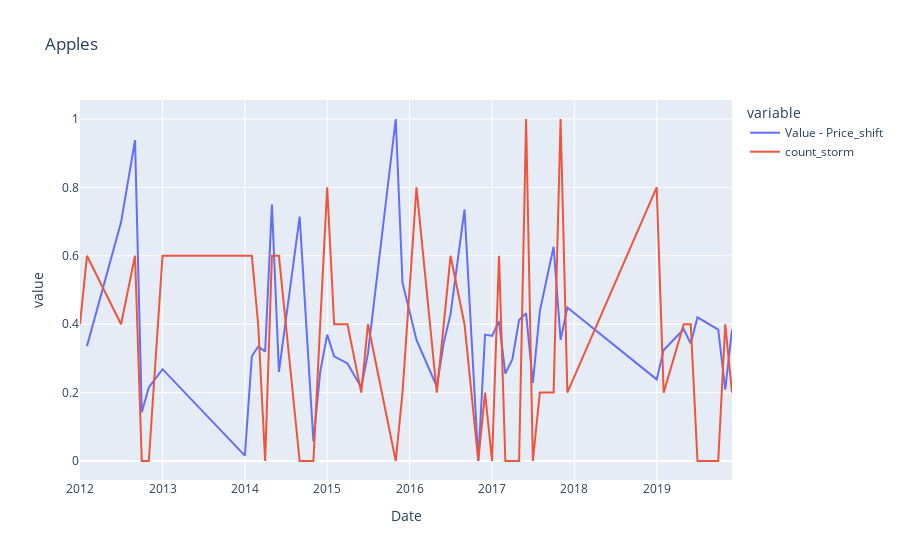
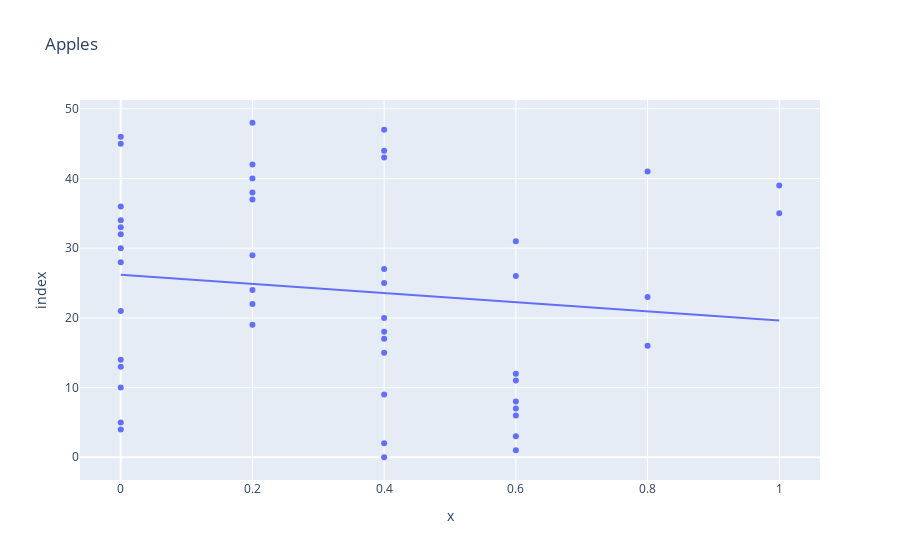
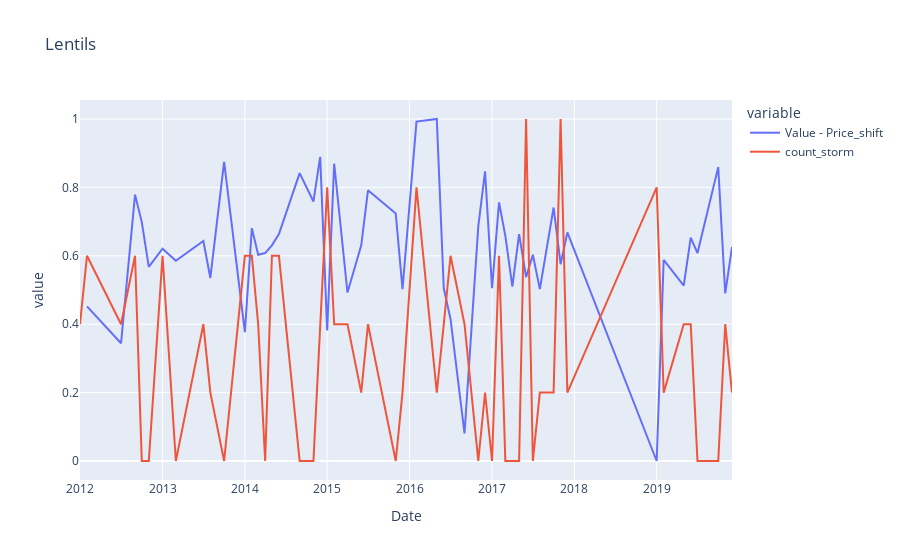
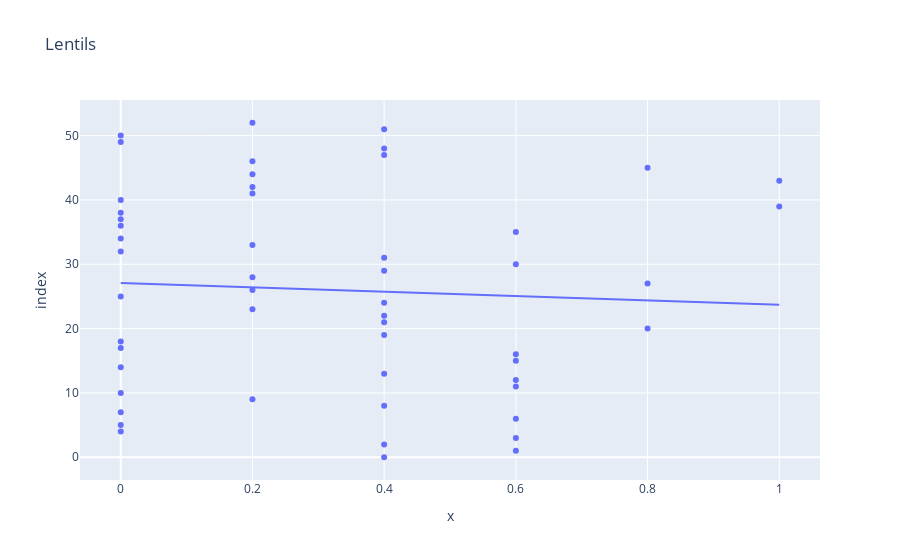

The notebook cell these images were saved under, in order:
### Code cell
all_crop_names = ['Apples','Lentils', 'Wheat', 'Peas, dry', 'Peas, green', 'Pumpkins, squash and gourds', 'Sunflower seed', 'Tangerines, mandarins, clementines, satsumas', 'Cauliflowers and broccoli']
for crop in all_crop_names:
    f1, f2, pv = find_for_crop(crop, data, storm_data)
    f1.show()
    f2.show()
    print(pv, end="\n\n")

### Figure 1 — Plotly figure (JSON) as saved in the notebook; plotly's stock layout.template omitted (floating-point values rounded to 4 significant figures)
{"data": [{"hovertemplate": "variable=Value - Price_shift<br>Date=%{x}<br>value=%{y}<extra></extra>", "legendgroup": "Value - Price_shift", "line": {"color": "#636efa", "dash": "solid"}, "marker": {"symbol": "circle"}, "mode": "lines", "name": "Value - Price_shift", "orientation": "v", "showlegend": true, "type": "scatter", "x": ["2012-01-01T00:00:00", "2012-02-01T00:00:00", "2012-07-01T00:00:00", "2012-09-01T00:00:00", "2012-10-01T00:00:00", "2012-11-01T00:00:00", "2013-01-01T00:00:00", "2014-01-01T00:00:00", "2014-02-01T00:00:00", "2014-03-01T00:00:00", "2014-04-01T00:00:00", "2014-05-01T00:00:00", "2014-06-01T00:00:00", "2014-09-01T00:00:00", "2014-11-01T00:00:00", "2014-12-01T00:00:00", "2015-01-01T00:00:00", "2015-02-01T00:00:00", "2015-04-01T00:00:00", "2015-06-01T00:00:00", "2015-07-01T00:00:00", "2015-11-01T00:00:00", "2015-12-01T00:00:00", "2016-02-01T00:00:00", "2016-05-01T00:00:00", "2016-06-01T00:00:00", "2016-07-01T00:00:00", "2016-09-01T00:00:00", "2016-11-01T00:00:00", "2016-12-01T00:00:00", "2017-01-01T00:00:00", "2017-02-01T00:00:00", "2017-03-01T00:00:00", "2017-04-01T00:00:00", "2017-05-01T00:00:00", "2017-06-01T00:00:00", "2017-07-01T00:00:00", "2017-08-01T00:00:00", "2017-10-01T00:00:00", "2017-11-01T00:00:00", "2017-12-01T00:00:00", "2019-01-01T00:00:00", "2019-02-01T00:00:00", "2019-05-01T00:00:00", "2019-06-01T00:00:00", "2019-07-01T00:00:00", "2019-10-01T00:00:00", "2019-11-01T00:00:00", "2019-12-01T00:00:00"], "xaxis": "x", "y": [null, 0.3359, 0.6978, 0.9377, 0.1427, 0.2153, 0.2685, 0.01556, 0.3061, 0.3346, 0.3204, 0.7497, 0.2607, 0.7147, 0.05707, 0.2607, 0.3696, 0.3061, 0.2853, 0.2153, 0.3152, 1, 0.5214, 0.3541, 0.2179, 0.3463, 0.4293, 0.7354, 0, 0.3696, 0.3658, 0.4086, 0.2555, 0.297, 0.4125, 0.4319, 0.2283, 0.4384, 0.6265, 0.3541, 0.4488, 0.2387, 0.3243, 0.3852, 0.3437, 0.4202, 0.3839, 0.2088, 0.3839], "yaxis": "y"}, {"hovertemplate": "variable=count_storm<br>Date=%{x}<br>value=%{y}<extra></extra>", "legendgroup": "count_storm", "line": {"color": "#EF553B", "dash": "solid"}, "marker": {"symbol": "circle"}, "mode": "lines", "name": "count_storm", "orientation": "v", "showlegend": true, "type": "scatter", "x": ["2012-01-01T00:00:00", "2012-02-01T00:00:00", "2012-07-01T00:00:00", "2012-09-01T00:00:00", "2012-10-01T00:00:00", "2012-11-01T00:00:00", "2013-01-01T00:00:00", "2014-01-01T00:00:00", "2014-02-01T00:00:00", "2014-03-01T00:00:00", "2014-04-01T00:00:00", "2014-05-01T00:00:00", "2014-06-01T00:00:00", "2014-09-01T00:00:00", "2014-11-01T00:00:00", "2014-12-01T00:00:00", "2015-01-01T00:00:00", "2015-02-01T00:00:00", "2015-04-01T00:00:00", "2015-06-01T00:00:00", "2015-07-01T00:00:00", "2015-11-01T00:00:00", "2015-12-01T00:00:00", "2016-02-01T00:00:00", "2016-05-01T00:00:00", "2016-06-01T00:00:00", "2016-07-01T00:00:00", "2016-09-01T00:00:00", "2016-11-01T00:00:00", "2016-12-01T00:00:00", "2017-01-01T00:00:00", "2017-02-01T00:00:00", "2017-03-01T00:00:00", "2017-04-01T00:00:00", "2017-05-01T00:00:00", "2017-06-01T00:00:00", "2017-07-01T00:00:00", "2017-08-01T00:00:00", "2017-10-01T00:00:00", "2017-11-01T00:00:00", "2017-12-01T00:00:00", "2019-01-01T00:00:00", "2019-02-01T00:00:00", "2019-05-01T00:00:00", "2019-06-01T00:00:00", "2019-07-01T00:00:00", "2019-10-01T00:00:00", "2019-11-01T00:00:00", "2019-12-01T00:00:00"], "xaxis": "x", "y": [0.4, 0.6, 0.4, 0.6, 0, 0, 0.6, 0.6, 0.6, 0.4, 0, 0.6, 0.6, 0, 0, 0.4, 0.8, 0.4, 0.4, 0.2, 0.4, 0, 0.2, 0.8, 0.2, 0.4, 0.6, 0.4, 0, 0.2, 0, 0.6, 0, 0, 0, 1, 0, 0.2, 0.2, 1, 0.2, 0.8, 0.2, 0.4, 0.4, 0, 0, 0.4, 0.2], "yaxis": "y"}], "layout": {"legend": {"title": {"text": "variable"}, "tracegroupgap": 0}, "title": {"text": "Apples"}, "xaxis": {"anchor": "y", "domain": [0, 1], "title": {"text": "Date"}}, "yaxis": {"anchor": "x", "domain": [0, 1], "title": {"text": "value"}}}}

### Figure 2 — Plotly figure (JSON) as saved in the notebook; plotly's stock layout.template omitted (floating-point values rounded to 4 significant figures)
{"data": [{"hovertemplate": "x=%{x}<br>index=%{y}<extra></extra>", "legendgroup": "", "marker": {"color": "#636efa", "symbol": "circle"}, "mode": "markers", "name": "", "orientation": "h", "showlegend": false, "type": "scatter", "x": [0.4, 0.6, 0.4, 0.6, 0, 0, 0.6, 0.6, 0.6, 0.4, 0, 0.6, 0.6, 0, 0, 0.4, 0.8, 0.4, 0.4, 0.2, 0.4, 0, 0.2, 0.8, 0.2, 0.4, 0.6, 0.4, 0, 0.2, 0, 0.6, 0, 0, 0, 1, 0, 0.2, 0.2, 1, 0.2, 0.8, 0.2, 0.4, 0.4, 0, 0, 0.4, 0.2], "xaxis": "x", "y": [0, 1, 2, 3, 4, 5, 6, 7, 8, 9, 10, 11, 12, 13, 14, 15, 16, 17, 18, 19, 20, 21, 22, 23, 24, 25, 26, 27, 28, 29, 30, 31, 32, 33, 34, 35, 36, 37, 38, 39, 40, 41, 42, 43, 44, 45, 46, 47, 48], "yaxis": "y"}, {"hovertemplate": "<b>OLS trendline</b><br>index = -6.58058 * x + 26.2025<br>R<sup>2</sup>=0.017459<br><br>x=%{x}<br>index=%{y} <b>(trend)</b><extra></extra>", "legendgroup": "", "marker": {"color": "#636efa", "symbol": "circle"}, "mode": "lines", "name": "", "showlegend": false, "type": "scatter", "x": [0, 0, 0, 0, 0, 0, 0, 0, 0, 0, 0, 0, 0, 0, 0.2, 0.2, 0.2, 0.2, 0.2, 0.2, 0.2, 0.2, 0.2, 0.4, 0.4, 0.4, 0.4, 0.4, 0.4, 0.4, 0.4, 0.4, 0.4, 0.4, 0.4, 0.6, 0.6, 0.6, 0.6, 0.6, 0.6, 0.6, 0.6, 0.6, 0.8, 0.8, 0.8, 1, 1], "xaxis": "x", "y": [26.2, 26.2, 26.2, 26.2, 26.2, 26.2, 26.2, 26.2, 26.2, 26.2, 26.2, 26.2, 26.2, 26.2, 24.89, 24.89, 24.89, 24.89, 24.89, 24.89, 24.89, 24.89, 24.89, 23.57, 23.57, 23.57, 23.57, 23.57, 23.57, 23.57, 23.57, 23.57, 23.57, 23.57, 23.57, 22.25, 22.25, 22.25, 22.25, 22.25, 22.25, 22.25, 22.25, 22.25, 20.94, 20.94, 20.94, 19.62, 19.62], "yaxis": "y"}], "layout": {"legend": {"tracegroupgap": 0}, "title": {"text": "Apples"}, "xaxis": {"anchor": "y", "domain": [0, 1], "title": {"text": "x"}}, "yaxis": {"anchor": "x", "domain": [0, 1], "title": {"text": "index"}}}}

### Figure 3 — Plotly figure (JSON) as saved in the notebook; plotly's stock layout.template omitted (floating-point values rounded to 4 significant figures)
{"data": [{"hovertemplate": "variable=Value - Price_shift<br>Date=%{x}<br>value=%{y}<extra></extra>", "legendgroup": "Value - Price_shift", "line": {"color": "#636efa", "dash": "solid"}, "marker": {"symbol": "circle"}, "mode": "lines", "name": "Value - Price_shift", "orientation": "v", "showlegend": true, "type": "scatter", "x": ["2012-01-01T00:00:00", "2012-02-01T00:00:00", "2012-07-01T00:00:00", "2012-09-01T00:00:00", "2012-10-01T00:00:00", "2012-11-01T00:00:00", "2013-01-01T00:00:00", "2013-03-01T00:00:00", "2013-07-01T00:00:00", "2013-08-01T00:00:00", "2013-10-01T00:00:00", "2014-01-01T00:00:00", "2014-02-01T00:00:00", "2014-03-01T00:00:00", "2014-04-01T00:00:00", "2014-05-01T00:00:00", "2014-06-01T00:00:00", "2014-09-01T00:00:00", "2014-11-01T00:00:00", "2014-12-01T00:00:00", "2015-01-01T00:00:00", "2015-02-01T00:00:00", "2015-04-01T00:00:00", "2015-06-01T00:00:00", "2015-07-01T00:00:00", "2015-11-01T00:00:00", "2015-12-01T00:00:00", "2016-02-01T00:00:00", "2016-05-01T00:00:00", "2016-06-01T00:00:00", "2016-07-01T00:00:00", "2016-09-01T00:00:00", "2016-11-01T00:00:00", "2016-12-01T00:00:00", "2017-01-01T00:00:00", "2017-02-01T00:00:00", "2017-03-01T00:00:00", "2017-04-01T00:00:00", "2017-05-01T00:00:00", "2017-06-01T00:00:00", "2017-07-01T00:00:00", "2017-08-01T00:00:00", "2017-10-01T00:00:00", "2017-11-01T00:00:00", "2017-12-01T00:00:00", "2019-01-01T00:00:00", "2019-02-01T00:00:00", "2019-05-01T00:00:00", "2019-06-01T00:00:00", "2019-07-01T00:00:00", "2019-10-01T00:00:00", "2019-11-01T00:00:00", "2019-12-01T00:00:00"], "xaxis": "x", "y": [null, 0.4523, 0.3442, 0.7789, 0.6985, 0.5678, 0.6206, 0.5854, 0.6432, 0.5352, 0.8744, 0.3769, 0.6809, 0.603, 0.608, 0.6307, 0.6633, 0.8417, 0.7588, 0.8894, 0.3819, 0.8693, 0.4925, 0.6307, 0.7915, 0.7236, 0.5025, 0.9925, 1, 0.505, 0.4146, 0.0804, 0.6859, 0.8467, 0.505, 0.7563, 0.6583, 0.5101, 0.6633, 0.5377, 0.603, 0.5025, 0.7412, 0.5754, 0.6683, 0, 0.5879, 0.5126, 0.6533, 0.608, 0.8593, 0.4899, 0.6256], "yaxis": "y"}, {"hovertemplate": "variable=count_storm<br>Date=%{x}<br>value=%{y}<extra></extra>", "legendgroup": "count_storm", "line": {"color": "#EF553B", "dash": "solid"}, "marker": {"symbol": "circle"}, "mode": "lines", "name": "count_storm", "orientation": "v", "showlegend": true, "type": "scatter", "x": ["2012-01-01T00:00:00", "2012-02-01T00:00:00", "2012-07-01T00:00:00", "2012-09-01T00:00:00", "2012-10-01T00:00:00", "2012-11-01T00:00:00", "2013-01-01T00:00:00", "2013-03-01T00:00:00", "2013-07-01T00:00:00", "2013-08-01T00:00:00", "2013-10-01T00:00:00", "2014-01-01T00:00:00", "2014-02-01T00:00:00", "2014-03-01T00:00:00", "2014-04-01T00:00:00", "2014-05-01T00:00:00", "2014-06-01T00:00:00", "2014-09-01T00:00:00", "2014-11-01T00:00:00", "2014-12-01T00:00:00", "2015-01-01T00:00:00", "2015-02-01T00:00:00", "2015-04-01T00:00:00", "2015-06-01T00:00:00", "2015-07-01T00:00:00", "2015-11-01T00:00:00", "2015-12-01T00:00:00", "2016-02-01T00:00:00", "2016-05-01T00:00:00", "2016-06-01T00:00:00", "2016-07-01T00:00:00", "2016-09-01T00:00:00", "2016-11-01T00:00:00", "2016-12-01T00:00:00", "2017-01-01T00:00:00", "2017-02-01T00:00:00", "2017-03-01T00:00:00", "2017-04-01T00:00:00", "2017-05-01T00:00:00", "2017-06-01T00:00:00", "2017-07-01T00:00:00", "2017-08-01T00:00:00", "2017-10-01T00:00:00", "2017-11-01T00:00:00", "2017-12-01T00:00:00", "2019-01-01T00:00:00", "2019-02-01T00:00:00", "2019-05-01T00:00:00", "2019-06-01T00:00:00", "2019-07-01T00:00:00", "2019-10-01T00:00:00", "2019-11-01T00:00:00", "2019-12-01T00:00:00"], "xaxis": "x", "y": [0.4, 0.6, 0.4, 0.6, 0, 0, 0.6, 0, 0.4, 0.2, 0, 0.6, 0.6, 0.4, 0, 0.6, 0.6, 0, 0, 0.4, 0.8, 0.4, 0.4, 0.2, 0.4, 0, 0.2, 0.8, 0.2, 0.4, 0.6, 0.4, 0, 0.2, 0, 0.6, 0, 0, 0, 1, 0, 0.2, 0.2, 1, 0.2, 0.8, 0.2, 0.4, 0.4, 0, 0, 0.4, 0.2], "yaxis": "y"}], "layout": {"legend": {"title": {"text": "variable"}, "tracegroupgap": 0}, "title": {"text": "Lentils"}, "xaxis": {"anchor": "y", "domain": [0, 1], "title": {"text": "Date"}}, "yaxis": {"anchor": "x", "domain": [0, 1], "title": {"text": "value"}}}}

### Figure 4 — Plotly figure (JSON) as saved in the notebook; plotly's stock layout.template omitted (floating-point values rounded to 4 significant figures)
{"data": [{"hovertemplate": "x=%{x}<br>index=%{y}<extra></extra>", "legendgroup": "", "marker": {"color": "#636efa", "symbol": "circle"}, "mode": "markers", "name": "", "orientation": "h", "showlegend": false, "type": "scatter", "x": [0.4, 0.6, 0.4, 0.6, 0, 0, 0.6, 0, 0.4, 0.2, 0, 0.6, 0.6, 0.4, 0, 0.6, 0.6, 0, 0, 0.4, 0.8, 0.4, 0.4, 0.2, 0.4, 0, 0.2, 0.8, 0.2, 0.4, 0.6, 0.4, 0, 0.2, 0, 0.6, 0, 0, 0, 1, 0, 0.2, 0.2, 1, 0.2, 0.8, 0.2, 0.4, 0.4, 0, 0, 0.4, 0.2], "xaxis": "x", "y": [0, 1, 2, 3, 4, 5, 6, 7, 8, 9, 10, 11, 12, 13, 14, 15, 16, 17, 18, 19, 20, 21, 22, 23, 24, 25, 26, 27, 28, 29, 30, 31, 32, 33, 34, 35, 36, 37, 38, 39, 40, 41, 42, 43, 44, 45, 46, 47, 48, 49, 50, 51, 52], "yaxis": "y"}, {"hovertemplate": "<b>OLS trendline</b><br>index = -3.39131 * x + 27.0878<br>R<sup>2</sup>=0.003883<br><br>x=%{x}<br>index=%{y} <b>(trend)</b><extra></extra>", "legendgroup": "", "marker": {"color": "#636efa", "symbol": "circle"}, "mode": "lines", "name": "", "showlegend": false, "type": "scatter", "x": [0, 0, 0, 0, 0, 0, 0, 0, 0, 0, 0, 0, 0, 0, 0, 0, 0.2, 0.2, 0.2, 0.2, 0.2, 0.2, 0.2, 0.2, 0.2, 0.2, 0.4, 0.4, 0.4, 0.4, 0.4, 0.4, 0.4, 0.4, 0.4, 0.4, 0.4, 0.4, 0.4, 0.6, 0.6, 0.6, 0.6, 0.6, 0.6, 0.6, 0.6, 0.6, 0.8, 0.8, 0.8, 1, 1], "xaxis": "x", "y": [27.09, 27.09, 27.09, 27.09, 27.09, 27.09, 27.09, 27.09, 27.09, 27.09, 27.09, 27.09, 27.09, 27.09, 27.09, 27.09, 26.41, 26.41, 26.41, 26.41, 26.41, 26.41, 26.41, 26.41, 26.41, 26.41, 25.73, 25.73, 25.73, 25.73, 25.73, 25.73, 25.73, 25.73, 25.73, 25.73, 25.73, 25.73, 25.73, 25.05, 25.05, 25.05, 25.05, 25.05, 25.05, 25.05, 25.05, 25.05, 24.37, 24.37, 24.37, 23.7, 23.7], "yaxis": "y"}], "layout": {"legend": {"tracegroupgap": 0}, "title": {"text": "Lentils"}, "xaxis": {"anchor": "y", "domain": [0, 1], "title": {"text": "x"}}, "yaxis": {"anchor": "x", "domain": [0, 1], "title": {"text": "index"}}}}
